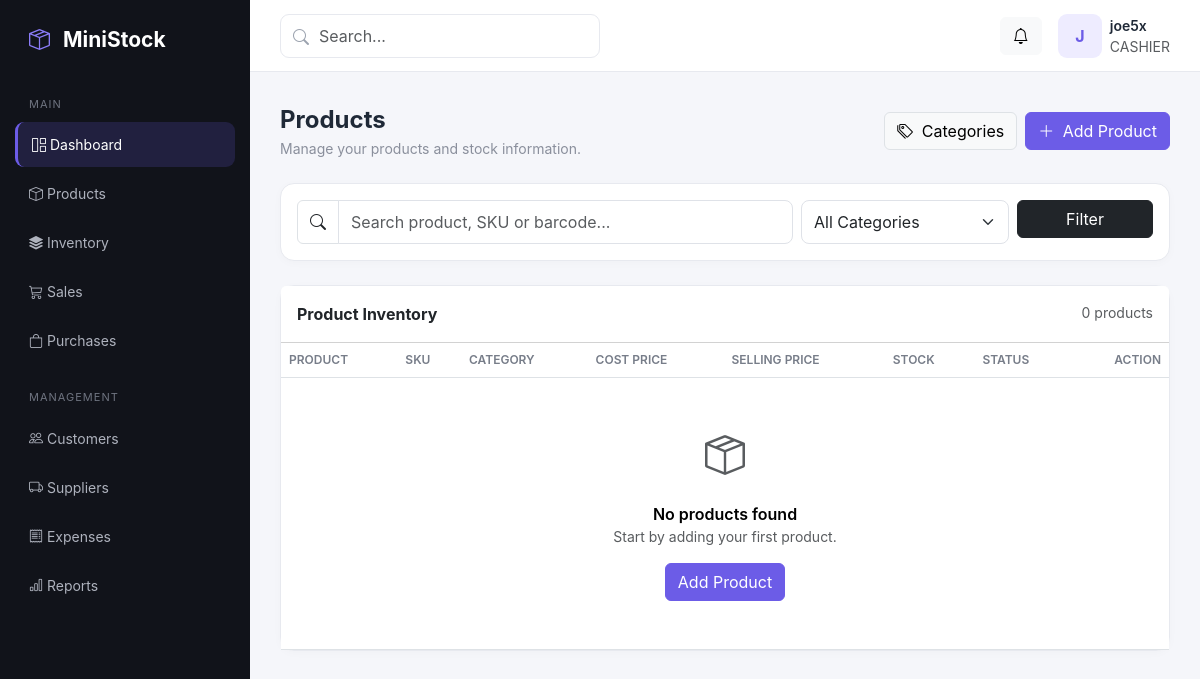
Page /products/ (signed in) on the earlier database version.
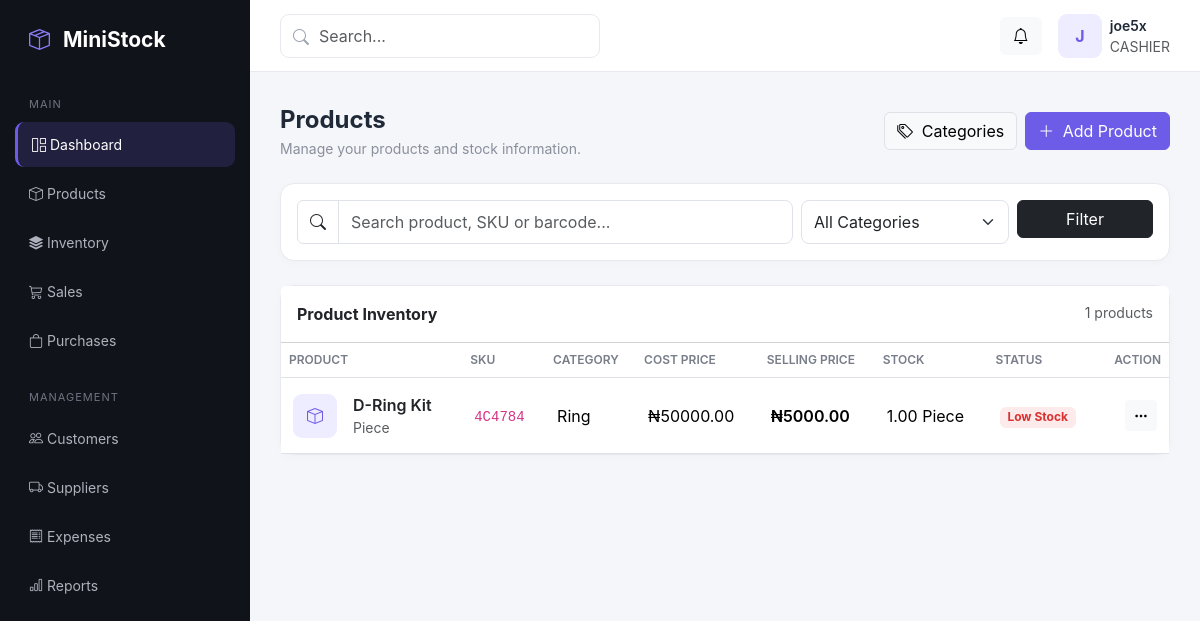
Same page on the later database version.
### accounts/models.py (models this page shows, shortened)
class User(AbstractUser):
    class Role(models.TextChoices):
        ADMIN = "ADMIN", "Administrator"
        MANAGER = "MANAGER", "Manager"
        CASHIER = "CASHIER", "Cashier"
        STOREKEEPER = "STOREKEEPER", "Storekeeper"
    role = models.CharField(
        max_length=20,
        choices=Role.choices,
        default=Role.CASHIER,
    )
    phone = models.CharField(
        max_length=30,
        blank=True,
    )

### products/models.py (models this page shows, shortened)
class Product(models.Model):
    class Unit(models.TextChoices):
        PIECE = "piece", "Piece"
        PACK = "pack", "Pack"
        BOX = "box", "Box"
        CARTON = "carton", "Carton"
        KG = "kg", "Kilogram"
        GRAM = "gram", "Gram"
        LITRE = "litre", "Litre"
        METRE = "metre", "Metre"
    category = models.ForeignKey(
        Category,
        on_delete=models.PROTECT,
        related_name="products",
    )
    name = models.CharField(max_length=200)
    sku = models.CharField(
        max_length=50,
        unique=True,
    )
    barcode = models.CharField(
        max_length=100,
        blank=True,
        unique=True,
        null=True,
    )
    description = models.TextField(blank=True)
    unit = models.CharField(
        max_length=20,
        choices=Unit.choices,
        default=Unit.PIECE,
    )
    cost_price = models.DecimalField(
        max_digits=12,
        decimal_places=2,
        default=0,
    )
    selling_price = models.DecimalField(
        max_digits=12,
        decimal_places=2,
        default=0,
    )
    stock_quantity = models.DecimalField(
        max_digits=12,
        decimal_places=2,
        default=0,
    )
    minimum_stock = models.DecimalField(
        max_digits=12,
        decimal_places=2,
        default=5,
    )
    image = models.ImageField(
        upload_to="products/",
        blank=True,
        null=True,
    )
    is_active = models.BooleanField(default=True)
    created_at = models.DateTimeField(auto_now_add=True)
    updated_at = models.DateTimeField(auto_now=True)
    class Meta:
        ordering = ["name"]
    @property
    def is_low_stock(self):
        return self.stock_quantity <= self.minimum_stock

class Category(models.Model):
    name = models.CharField(max_length=100, unique=True)
    description = models.TextField(blank=True)
    is_active = models.BooleanField(default=True)
    created_at = models.DateTimeField(auto_now_add=True)
    updated_at = models.DateTimeField(auto_now=True)
    class Meta:
        ordering = ["name"]
        verbose_name_plural = "Categories"

### products/views.py (the view, shortened to what this page needs)
@login_required
def product_list(request):
    products = Product.objects.select_related("category").all()
    query = request.GET.get("q", "").strip()
    category = request.GET.get("category", "").strip()
    if category:
        products = products.filter(category_id=category)
    categories = Category.objects.filter(is_active=True)
    return render(
        request,
        "products/product_list.html",
        {
            "products": products,
            "categories": categories,
            "query": query,
            "selected_category": category,
        },
    )

### templates/products/product_list.html (shortened to what this page needs)
{% extends "base.html" %}
{% block content %}
<div class="d-flex justify-content-between align-items-center mb-4">
    <div>
        <div class="page-title">Products</div>
        <div class="page-subtitle">
            Manage your products and stock information.
        </div>
    </div>
    <div class="d-flex gap-2">
        <a
            href="{% url 'products:category_list' %}"
            class="btn btn-light border"
        >
            <i class="bi bi-tags me-1"></i>
            Categories
        </a>
        <a
            href="{% url 'products:product_create' %}"
            class="btn btn-primary"
        >
            <i class="bi bi-plus-lg me-1"></i>
            Add Product
        </a>
    </div>
</div>
<div class="card mb-4">
    <div class="card-body">
        <form method="GET">
            <div class="row g-2">
                <div class="col-md-7">
                    <div class="input-group">
                        <span class="input-group-text bg-white">
                            <i class="bi bi-search"></i>
                        </span>
                        <input
                            type="text"
                            name="q"
                            value="{{ query }}"
                            class="form-control"
                            placeholder="Search product, SKU or barcode..."
                        >
                    </div>
                </div>
                <div class="col-md-3">
                    <select
                        name="category"
                        class="form-select"
                    >
                        <option value="">
                            All Categories
                        </option>
                    </select>
                </div>
                <div class="col-md-2">
                    <button class="btn btn-dark w-100">
                        Filter
                    </button>
                </div>
            </div>
        </form>
    </div>
</div>
<div class="card">
    <div class="card-header bg-white py-3">
        <div class="d-flex justify-content-between">
            <strong>Product Inventory</strong>
            <span class="text-muted small">
                {{ products|length }} products
            </span>
        </div>
    </div>
    <div class="table-responsive">
        <table class="table align-middle">
            <thead>
                <tr>
                    <th>Product</th>
                    <th>SKU</th>
                    <th>Category</th>
                    <th>Cost Price</th>
                    <th>Selling Price</th>
                    <th>Stock</th>
                    <th>Status</th>
                    <th class="text-end">Action</th>
                </tr>
            </thead>
            <tbody>
            {% for product in products %}
                <tr>
                    <td>
                        <div class="d-flex align-items-center gap-3">
                            {% if product.image %}
                                <img
                                    src="{{ product.image.url }}"
                                    class="product-image"
                                >
                            {% else %}
                                <div class="avatar-placeholder">
                                    <i class="bi bi-box"></i>
                                </div>
                            {% endif %}
                            <div>
                                <a
                                    href="{% url 'products:product_detail' product.pk %}"
                                    class="fw-semibold text-decoration-none text-dark"
                                >
                                    {{ product.name }}
                                </a>
                                <div class="text-muted small">
                                    {{ product.get_unit_display }}
                                </div>
                            </div>
                        </div>
                    </td>
                    <td>
                        <code>{{ product.sku }}</code>
                    </td>
                    <td>
                        {{ product.category.name }}
                    </td>
                    <td>
                        ₦{{ product.cost_price|floatformat:2 }}
                    </td>
                    <td class="fw-semibold">
                        ₦{{ product.selling_price|floatformat:2 }}
                    </td>
                    <td>
                        {{ product.stock_quantity|floatformat:2 }}
                        {{ product.get_unit_display }}
                    </td>
                    <td>
                        {% if not product.is_active %}
                            <span class="badge badge-soft-warning">
                                Inactive
                            </span>
                        {% elif product.is_low_stock %}
                            <span class="badge badge-soft-danger">
                                Low Stock
                            </span>
                        {% else %}
                            <span class="badge badge-soft-success">
                                In Stock
                            </span>
                        {% endif %}
                    </td>
                    <td class="text-end">
                        <div class="dropdown">
                            <button
                                class="btn btn-sm btn-light"
                                data-bs-toggle="dropdown"
                            >
                                <i class="bi bi-three-dots"></i>
                            </button>
                        </div>
                    </td>
                </tr>
            {% empty %}
                <tr>
                    <td
                        colspan="8"
                        class="text-center py-5"
                    >
                        <i
                            class="bi bi-box-seam fs-1 text-muted"
                        ></i>
                        <div class="fw-semibold mt-3">
                            No products found
                        </div>
                        <div class="text-muted small mb-3">
                            Start by adding your first product.
                        </div>
                        <a
                            href="{% url 'products:product_create' %}"
                            class="btn btn-primary"
                        >
                            Add Product
                        </a>
                    </td>
                </tr>
            {% endfor %}
            </tbody>
        </table>
    </div>
</div>
{% endblock %}

### templates/base.html (shortened to what this page needs)
{% load static %}
<!DOCTYPE html>
<html lang="en">
<head>
    <link
        href="https://cdn.jsdelivr.net/npm/bootstrap@5.3.3/dist/css/bootstrap.min.css"
        rel="stylesheet"
    >
    <link
        href="https://cdn.jsdelivr.net/npm/bootstrap-icons@1.11.3/font/bootstrap-icons.css"
        rel="stylesheet"
    >
</head>
<body>
<aside class="sidebar">
    <div class="brand">
        <i class="bi bi-box-seam"></i>
        <span>MiniStock</span>
    </div>
    <div class="nav-title">Main</div>
    <a href="#" class="nav-link active">
        <i class="bi bi-grid-1x2"></i>
        <span>Dashboard</span>
    </a>
    <a href="{% url 'products:product_list' %}" class="nav-link">
        <i class="bi bi-box"></i>
        <span>Products</span>
    </a>
    <a href="{% url 'inventory:movement_list' %}" class="nav-link">
        <i class="bi bi-stack"></i>
        <span>Inventory</span>
    </a>
    <a href="#" class="nav-link">
        <i class="bi bi-cart3"></i>
        <span>Sales</span>
    </a>
    <a href="{% url 'purchases:purchase_list' %}" class="nav-link">
        <i class="bi bi-bag"></i>
        <span>Purchases</span>
    </a>
    <div class="nav-title mt-3">Management</div>
    <a href="#" class="nav-link">
        <i class="bi bi-people"></i>
        <span>Customers</span>
    </a>
    <a href="{% url 'suppliers:supplier_list' %}" class="nav-link">
        <i class="bi bi-truck"></i>
        <span>Suppliers</span>
    </a>
    <a href="#" class="nav-link">
        <i class="bi bi-receipt"></i>
        <span>Expenses</span>
    </a>
    <a href="#" class="nav-link">
        <i class="bi bi-bar-chart"></i>
        <span>Reports</span>
    </a>
</aside>
<div class="main">
    <header class="topbar">
        <div class="search-box">
            <i class="bi bi-search"></i>
            <input
                type="text"
                class="form-control"
                placeholder="Search..."
            >
        </div>
        <div class="d-flex align-items-center gap-3">
            <button class="btn btn-light">
                <i class="bi bi-bell"></i>
            </button>
            <div class="d-flex align-items-center gap-2">
                <div class="avatar-placeholder">
                    {{ request.user.username|first|upper }}
                </div>
                <div class="d-none d-md-block">
                    <div class="fw-semibold small">
                        {{ request.user.get_full_name|default:request.user.username }}
                    </div>
                    <div class="text-muted small">
                        {{ request.user.role|default:"User" }}
                    </div>
                </div>
            </div>
        </div>
    </header>
    <main class="content">
        {% block content %}
        {% endblock %}
    </main>
</div>
</body>
</html>

### templates/base.html (style rules this page uses)
:root { --primary: #6c5ce7; --primary-dark: #5849c5; --sidebar: #11131a; --background: #f5f6fa; --card: #ffffff; --text: #1f2937; --muted: #8a8f9c; --border: #e7e9ef; }
* { box-sizing: border-box; }
body { margin: 0; background: var(--background); color: var(--text); font-family: Inter, -apple-system, BlinkMacSystemFont, "Segoe UI", sans-serif; }
.sidebar { width: 250px; height: 100vh; position: fixed; left: 0; top: 0; background: var(--sidebar); color: white; padding: 24px 15px; z-index: 1000; }
.brand { font-size: 21px; font-weight: 700; padding: 0 14px 30px; }
.brand i { color: #8b7cf8; margin-right: 8px; }
.nav-title { color: #6f7480; font-size: 11px; text-transform: uppercase; letter-spacing: 1px; padding: 10px 14px; }
.sidebar .nav-link { color: #aeb2bd; padding: 12px 14px; border-radius: 9px; margin-bottom: 4px; font-size: 14px; }
.sidebar .nav-link i { width: 25px; }
.sidebar .nav-link:hover, .sidebar .nav-link.active { color: white; background: rgba(108, 92, 231, .18); }
.sidebar .nav-link.active { border-left: 3px solid var(--primary); }
.main { margin-left: 250px; min-height: 100vh; }
.topbar { height: 72px; background: white; border-bottom: 1px solid var(--border); display: flex; align-items: center; justify-content: space-between; padding: 0 30px; }
.search-box { width: 320px; position: relative; }
.search-box i { position: absolute; left: 13px; top: 11px; color: #9ca3af; }
.search-box input { padding-left: 38px; border: 1px solid var(--border); border-radius: 9px; height: 40px; }
.content { padding: 30px; }
.page-title { font-size: 24px; font-weight: 700; }
.page-subtitle { color: var(--muted); font-size: 14px; }
.card { border: 1px solid var(--border); border-radius: 14px; box-shadow: 0 2px 10px rgba(0, 0, 0, .025); }
.btn-primary { background: var(--primary); border-color: var(--primary); }
.table { margin-bottom: 0; }
.table th { color: #777d89; font-size: 12px; font-weight: 600; text-transform: uppercase; white-space: nowrap; }
.table td { vertical-align: middle; padding: 15px 12px; }
.avatar-placeholder { width: 44px; height: 44px; border-radius: 9px; background: #eeecff; color: var(--primary); display: flex; align-items: center; justify-content: center; font-weight: 700; }
.badge-soft-danger { background: #fdeaea; color: #d93030; }
.form-control, .form-select { min-height: 44px; border-color: #dfe2e8; border-radius: 8px; }

Differences in the rows shown:
added Product: name "D-Ring Kit", unit "Piece", sku "4C4784", category.name "Ring", cost_price "50000.00", selling_price "5000.00", stock_quantity "1.00", is_active "Low Stock"
Other differences:
{{ products|length }}: "0" → "1"
text no longer shown: "No products found Start by adding your first product. Add Product"
